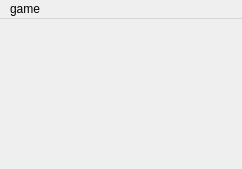
<?xml version="1.0" encoding="UTF-8"?>
<ui version="4.0">
 <class>MineSweeper</class>
 <widget class="QMainWindow" name="MineSweeper">
  <property name="geometry">
   <rect>
    <x>0</x>
    <y>0</y>
    <width>242</width>
    <height>169</height>
   </rect>
  </property>
  <property name="windowTitle">
   <string>MainWindow</string>
  </property>
  <widget class="QWidget" name="centralWidget"/>
  <widget class="QMenuBar" name="menuBar">
   <property name="geometry">
    <rect>
     <x>0</x>
     <y>0</y>
     <width>242</width>
     <height>26</height>
    </rect>
   </property>
   <widget class="QMenu" name="menuGame">
    <property name="title">
     <string>game</string>
    </property>
    <addaction name="actionPrimary"/>
    <addaction name="actionMiddle"/>
    <addaction name="actionSenior"/>
    <addaction name="actionUser_defined"/>
    <addaction name="actionQuit"/>
   </widget>
   <addaction name="menuGame"/>
  </widget>
  <action name="actionPrimary">
   <property name="text">
    <string>Primary</string>
   </property>
  </action>
  <action name="actionMiddle">
   <property name="text">
    <string>Middle</string>
   </property>
  </action>
  <action name="actionSenior">
   <property name="text">
    <string>Senior</string>
   </property>
  </action>
  <action name="actionUser_defined">
   <property name="text">
    <string>User-defined</string>
   </property>
  </action>
  <action name="actionQuit">
   <property name="text">
    <string>Quit</string>
   </property>
  </action>
  <action name="actionHelp">
   <property name="checkable">
    <bool>false</bool>
   </property>
   <property name="text">
    <string>Help</string>
   </property>
  </action>
  <action name="actionAbout">
   <property name="text">
    <string>About  author</string>
   </property>
  </action>
  <action name="actionHow_to_play">
   <property name="text">
    <string>How to play</string>
   </property>
  </action>
 </widget>
 <layoutdefault spacing="6" margin="11"/>
 <resources/>
 <connections/>
</ui>
